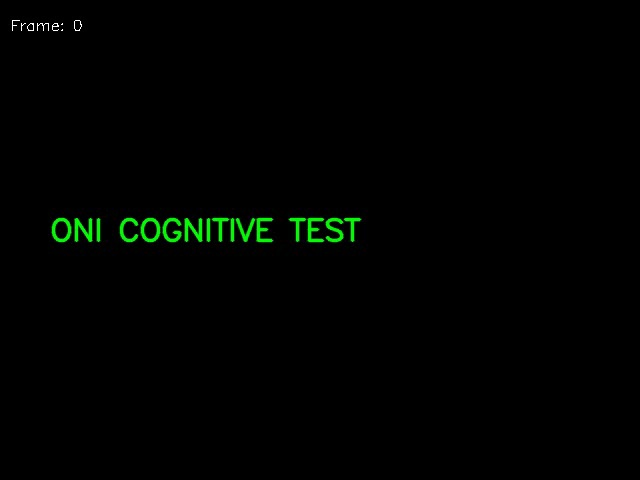
#> input picture data/video_frames/frame_000.jpg, 640 x 480 px; its folder holds only this picture in this run
$ python -i shape_service.py   (imports and definitions only)
#> lines starting #> are read from the running program, lines starting #| are printed output that depends on the picture; after the words box and inside, x2 and y2 are one past the last pixel; in counts of white or black regions, pixels touching at a corner belong together
#> further down, picture is the input picture: shape (480, 640, 3); mean B, G, R 0.5, 2.3, 0.5
"""
ONI v5.0 - Shape Service (The Specialist)
Advanced computer vision for shape detection and complexity analysis.
"""
import math
from dataclasses import dataclass, field
from enum import Enum
from typing import List, Tuple, Dict, Optional

import cv2
import numpy as np
import structlog

# [1 line that did not run here, left out]

class ShapeType(Enum):
    CIRCLE = "circle"
    ELLIPSE = "ellipse"
    RECTANGLE = "rectangle"
    POLYGON = "polygon"
    STAR = "star"
    CURVE = "curve"
    TEXT = "text"
    COMPLEX = "complex"

@dataclass
class BoundingBox:
    x: int
    y: int
    width: int
    height: int

    @property
    def center(self) -> Tuple[int, int]:
        return (self.x + self.width // 2, self.y + self.height // 2)

@dataclass
class Shape:
    """Represents a detected shape."""
    type: ShapeType
    points: List[Tuple[int, int]]
    center: Tuple[int, int]
    bbox: BoundingBox
    area: float
    perimeter: float
    complexity: float
    circularity: float
    solidity: float

    def to_dict(self):
        return {
            "type": self.type.value,
            "center": self.center,
            "bbox": {"x": self.bbox.x, "y": self.bbox.y, "w": self.bbox.width, "h": self.bbox.height},
            "area": self.area,
            "complexity": self.complexity
        }

class ShapeService:
    """
    Advanced Image Processor service for identifying shapes and UI elements.
    """

    def __init__(self):
        self.min_area = 50

    def analyze_image(self, image_bgr: np.ndarray, max_shapes: int = 50) -> Dict:
        """
        Analyze image to find shapes.

        Returns:
            Dict containing detected shapes and global metrics.
        """
#> called with max_shapes = 50
        gray = cv2.cvtColor(image_bgr, cv2.COLOR_BGR2GRAY)

        # Basic Metrics
        mean_brightness = np.mean(gray)
#> mean_brightness = 1.55

        # Detect Shapes
        shapes = self._find_shapes(image_bgr, gray)

        # Sort by importance (Area * Complexity)
        shapes.sort(key=lambda s: s.area * s.complexity, reverse=True)
        shapes = shapes[:max_shapes]

        return {
            "brightness": float(mean_brightness),
            "total_shapes": len(shapes),
            "shapes": [s.to_dict() for s in shapes]
        }

    def _find_shapes(self, image: np.ndarray, gray: np.ndarray) -> List[Shape]:
        """Find contours and classify shapes."""
        # Preprocessing
        blurred = cv2.GaussianBlur(gray, (5, 5), 0)

        # Multi-threshold detection (canny + adaptive)
        edges = cv2.Canny(blurred, 50, 150)
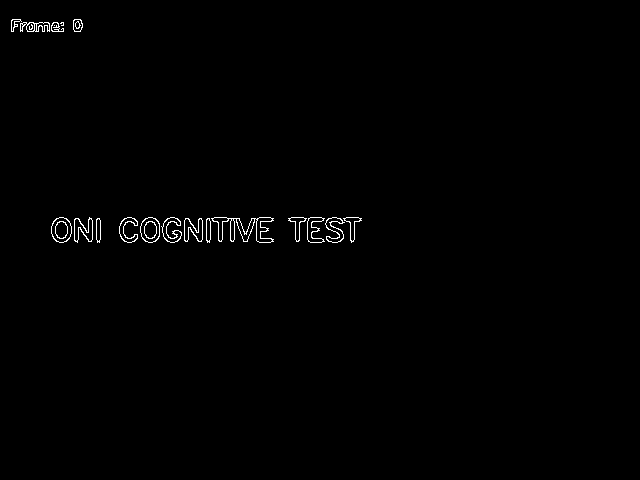
#> edges: shape (480, 640); 0.64% white in thin lines or dots, all inside (x1, y1, x2, y2) = (11, 19, 362, 243)
        kernel = np.ones((3,3), np.uint8)
        dilated = cv2.dilate(edges, kernel, iterations=1)
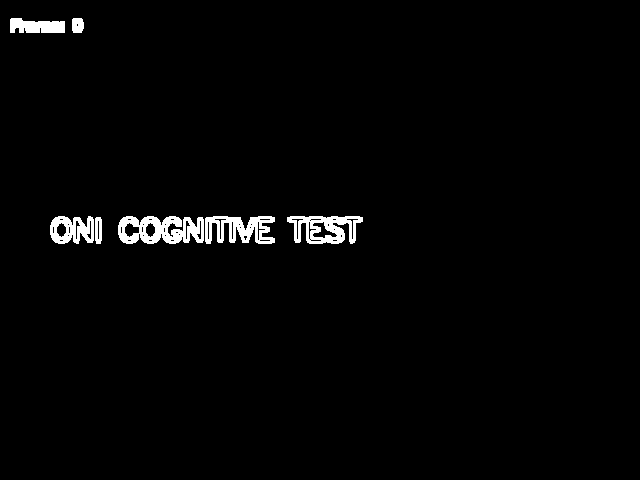
#> dilated: shape (480, 640); 1.9% white; 7 white regions

        contours, _ = cv2.findContours(dilated, cv2.RETR_EXTERNAL, cv2.CHAIN_APPROX_SIMPLE)
#> contours = 7 contours; box (x1, y1, x2, y2) and area: (118, 216, 204, 244) 1770, (287, 216, 363, 244) 1393, (205, 216, 275, 244) 1164, (50, 216, 94, 244) 912, (10, 18, 65, 33) 580, (95, 217, 102, 244) 149, (72, 18, 84, 33) 143

        detected_shapes = []

        for cnt in contours:
            area = cv2.contourArea(cnt)
            if area < self.min_area:
                continue

            perimeter = cv2.arcLength(cnt, True)
            if perimeter == 0:
                continue

            # Approx Poly
            epsilon = 0.02 * perimeter
            approx = cv2.approxPolyDP(cnt, epsilon, True)

            # Bounding Box
            x, y, w, h = cv2.boundingRect(cnt)
            bbox = BoundingBox(x, y, w, h)

            # Metrics
            circularity = (4 * np.pi * area) / (perimeter ** 2)
            hull = cv2.convexHull(cnt)
            hull_area = cv2.contourArea(hull)
            solidity = area / hull_area if hull_area > 0 else 0

            # Classification
            shape_type = self._classify_shape(len(approx), circularity, solidity, w/h if h>0 else 1)

            # Complexity (0.0 to 1.0)
            complexity = 1.0 - solidity # More holes/concavity = more complex
            if shape_type == ShapeType.COMPLEX:
                complexity += 0.2

            # Convert points (only store approx for lightness)
            points = [(int(p[0][0]), int(p[0][1])) for p in approx]
            cx = x + w//2
            cy = y + h//2

            detected_shapes.append(Shape(
                type=shape_type,
                points=points,
                center=(cx, cy),
                bbox=bbox,
                area=area,
                perimeter=perimeter,
                complexity=complexity,
                circularity=circularity,
                solidity=solidity
            ))
#> this loop made 7 passes
#> (area, perimeter, epsilon, x, y, w, h, circularity) on passes 1, 2, 3, 4, 5, 7: (149, 61.66, 1.23, 95, 217, 7, 27, 0.493), (1393, 299.1, 5.98, 287, 216, 76, 28, 0.196), (1163.5, 378.1, 7.56, 205, 216, 70, 28, 0.102), (1769.5, 373.3, 7.47, 118, 216, 86, 28, 0.16), (912, 186.7, 3.73, 50, 216, 44, 28, 0.329), (580.5, 162, 3.24, 10, 18, 55, 15, 0.278)
#> (area, perimeter, epsilon, x, y, w, h, circularity) on pass 6: (143, 46.49, 0.93, 72, 18, 12, 15, 0.832)
#> after the loop, detected_shapes = 7 items

        return detected_shapes

    def _classify_shape(self, vertices: int, circularity: float, solidity: float, aspect_ratio: float) -> ShapeType:
        """Classify shape based on geometry."""
        if circularity > 0.8:
            return ShapeType.CIRCLE if 0.8 < aspect_ratio < 1.2 else ShapeType.ELLIPSE

        if vertices == 3:
            return ShapeType.POLYGON # Triangle

        if vertices == 4:
            return ShapeType.RECTANGLE if 0.8 < aspect_ratio < 1.2 else ShapeType.RECTANGLE # Square is rect

        if vertices > 8:
            return ShapeType.CURVE if circularity < 0.5 else ShapeType.COMPLEX

        return ShapeType.POLYGON

>>> import cv2
>>> picture = cv2.imread('../../data/video_frames/frame_000.jpg')
>>> result = ShapeService().analyze_image(picture)
#> result = 3 items
